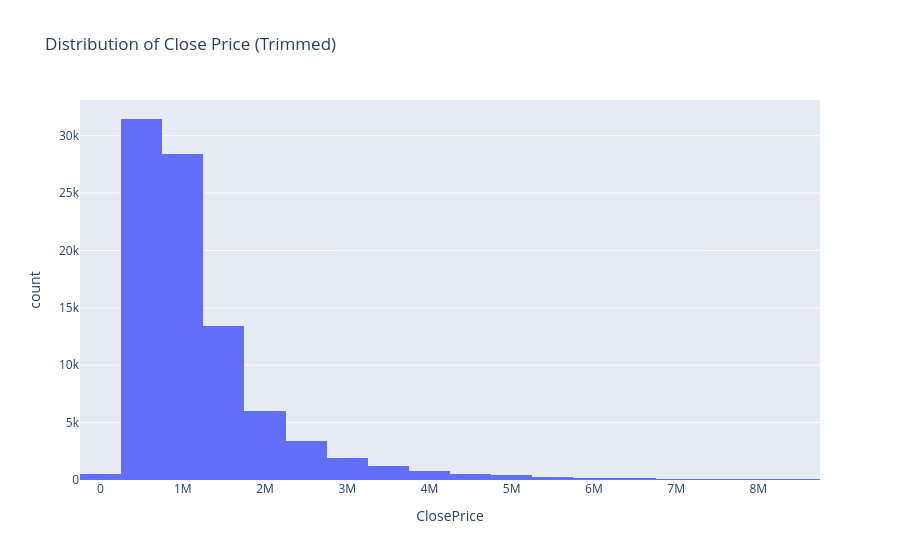

Here is the notebook cell this chart was saved with:
### Code cell
close_price_bottom = combined_dataset['ClosePrice'].quantile(0.005)
close_price_top = combined_dataset['ClosePrice'].quantile(0.995)
combined_dataset = combined_dataset[(combined_dataset['ClosePrice'] >= close_price_bottom) & (combined_dataset['ClosePrice'] <= close_price_top)]
fig_2 = px.histogram(combined_dataset, x='ClosePrice', nbins=30, title='Distribution of Close Price (Trimmed)')
fig_2

### Figure 1 — Plotly figure (JSON) as saved in the notebook; plotly's stock layout.template omitted (floating-point values rounded to 4 significant figures; data arrays with more than 128 entries replaced by an {"elided": "..."} marker saying what was removed)
{"data": [{"alignmentgroup": "True", "bingroup": "x", "hovertemplate": "ClosePrice=%{x}<br>count=%{y}<extra></extra>", "legendgroup": "", "marker": {"color": "#636efa", "pattern": {"shape": ""}}, "name": "", "nbinsx": 30, "offsetgroup": "", "orientation": "v", "showlegend": false, "type": "histogram", "x": {"elided": "88965 float values"}, "xaxis": "x", "yaxis": "y"}], "layout": {"barmode": "relative", "legend": {"tracegroupgap": 0}, "title": {"text": "Distribution of Close Price (Trimmed)"}, "xaxis": {"anchor": "y", "domain": [0, 1], "title": {"text": "ClosePrice"}}, "yaxis": {"anchor": "x", "domain": [0, 1], "title": {"text": "count"}}}}
